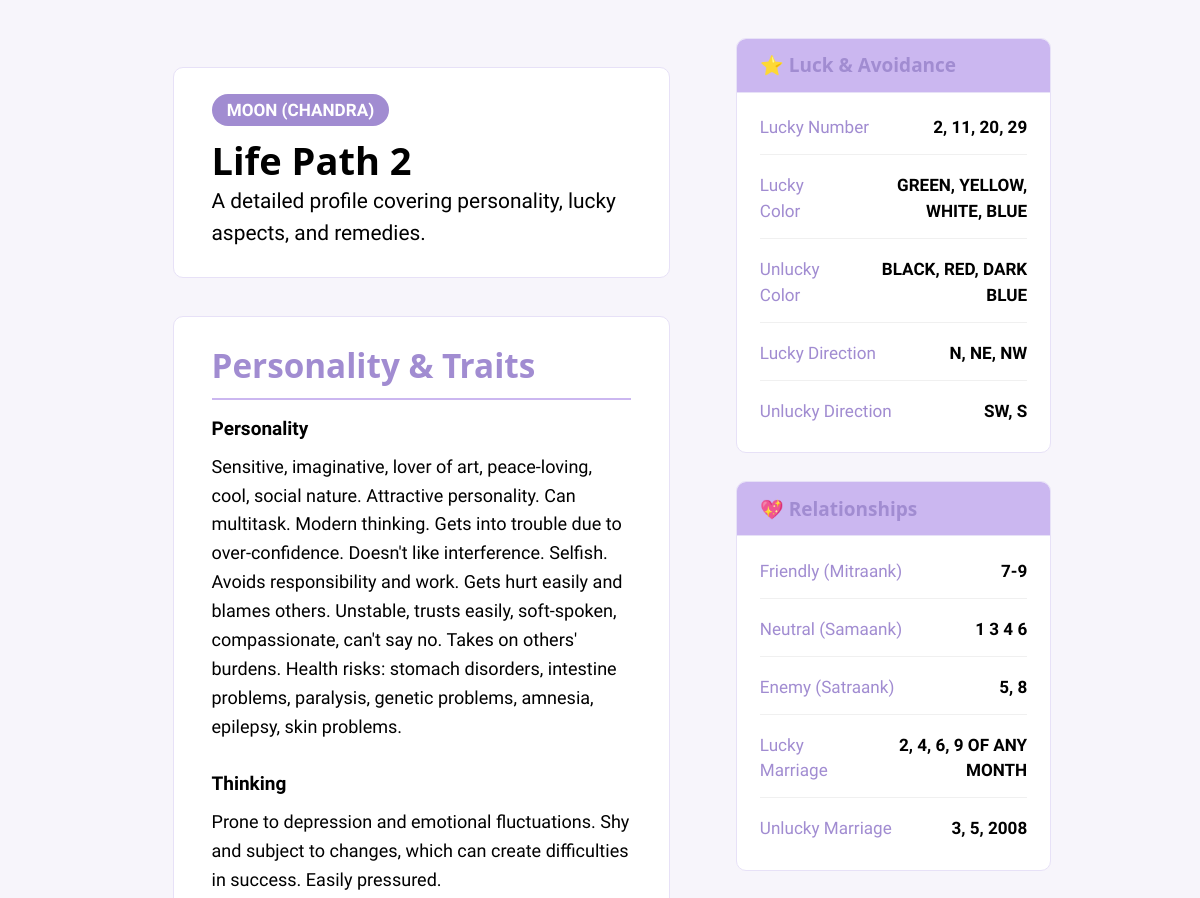
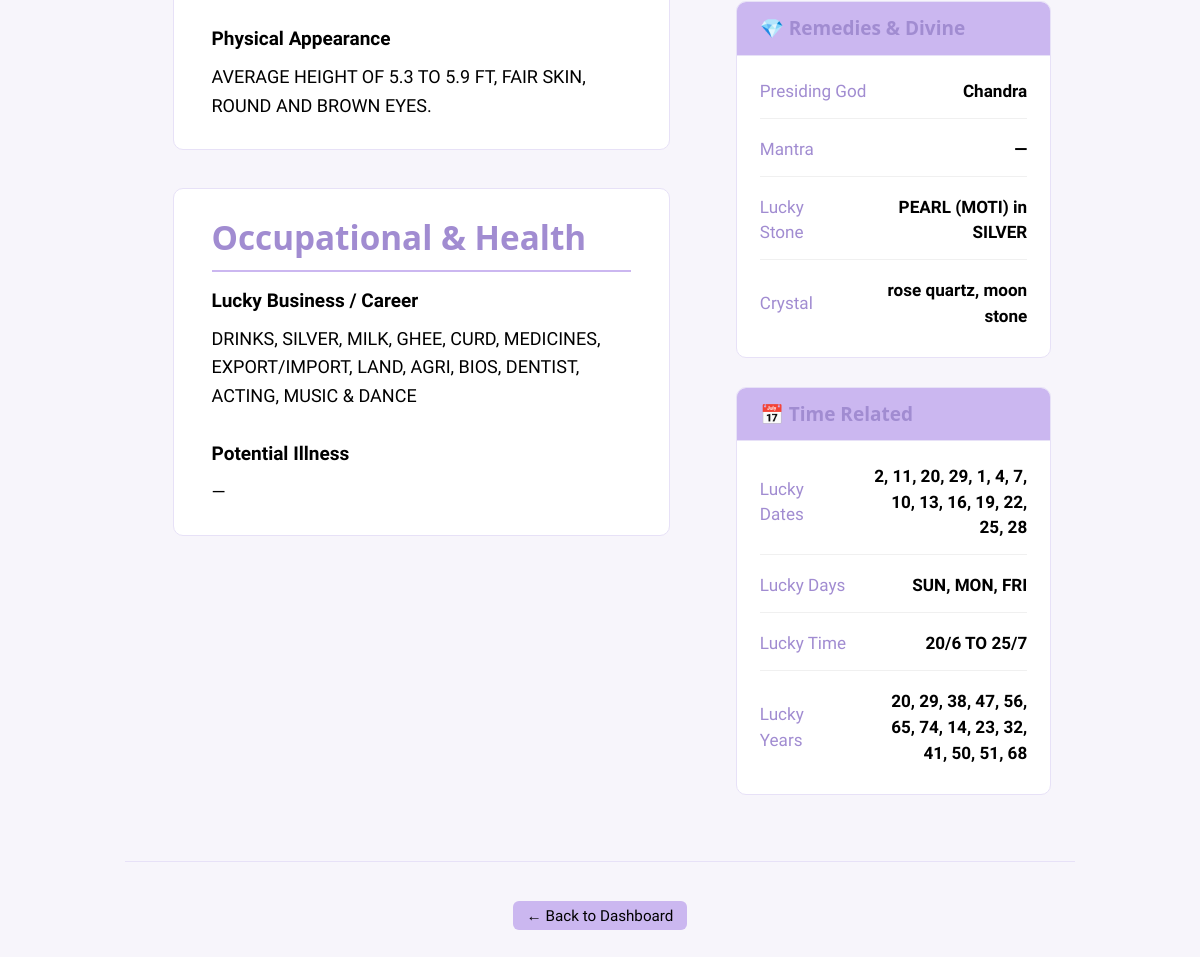
The page /numerology/details/life-path/2 on the database its author committed (2 pictures, top to bottom).
### numerology_app/models.py (models this page shows)
class LifePath(db.Model):
    __tablename__ = "life_path"
    id = db.Column(db.Integer, primary_key=True)
    number = db.Column(db.String(5), nullable=False, unique=True)
    lucky_date = db.Column(db.String(50))
    lucky_years = db.Column(db.String(100))
    lucky_time = db.Column(db.String(50))
    lucky_days = db.Column(db.String(50))
    lucky_no = db.Column(db.String(10))
    lucky_color = db.Column(db.String(50))
    unlucky_color = db.Column(db.String(50))
    lucky_direction = db.Column(db.String(50))
    unlucky_direction = db.Column(db.String(50))
    lucky_business = db.Column(db.Text)
    lucky_marriage = db.Column(db.Text)
    unlucky_marriage = db.Column(db.Text)
    mitraank = db.Column(db.String(10))
    samaank = db.Column(db.String(10))
    satraank = db.Column(db.String(10))
    personality = db.Column(db.Text)
    height = db.Column(db.String(50))
    thinking = db.Column(db.Text)
    planet = db.Column(db.String(50))
    illness = db.Column(db.Text)
    crystal = db.Column(db.String(50))
    mantra = db.Column(db.String(100))
    stone = db.Column(db.String(50))
    god = db.Column(db.String(50))

### numerology_app/routes/numerology_details.py (the view)
@numerology_details_bp.route("/life-path/<int:number>")
def life_path_detail(number):
    data = LifePath.query.filter_by(number=str(number)).first()
    return render_template("numerology/details/life_path.html", number=number, data=data)

### numerology_app/templates/numerology/details/life_path.html (shortened to what this page needs)
{% extends "base.html" %}
{% block content %}
<div class="profile-container">
  <main class="profile-main">
    <div class="profile-header">
      <span class="planet-badge">{{ data.planet or "Unknown Planet" }}</span>
      <h1>Life Path {{ number }}</h1>
      <p>A detailed profile covering personality, lucky aspects, and remedies.</p>
    </div>
    <section class="profile-section">
      <h2>Personality & Traits</h2>
      <div class="description-block">
        <strong>Personality</strong>
        <p>{{ data.personality or "—" }}</p>
      </div>
      <div class="description-block">
        <strong>Thinking</strong>
        <p>{{ data.thinking or "—" }}</p>
      </div>
       <div class="description-block">
        <strong>Physical Appearance</strong>
        <p>{{ data.height or "—" }}</p>
      </div>
    </section>
    <section class="profile-section">
      <h2>Occupational & Health</h2>
      <div class="description-block">
        <strong>Lucky Business / Career</strong>
        <p>{{ data.lucky_business or "—" }}</p>
      </div>
      <div class="description-block">
        <strong>Potential Illness</strong>
        <p>{{ data.illness or "—" }}</p>
      </div>
    </section>
  </main>
  <aside class="profile-sidebar">
    <div class="sidebar-card">
      <h3>⭐ Luck & Avoidance</h3>
      <ul class="detail-list">
        <li><strong>Lucky Number</strong><span>{{ data.lucky_no or "—" }}</span></li>
        <li><strong>Lucky Color</strong><span>{{ data.lucky_color or "—" }}</span></li>
        <li><strong>Unlucky Color</strong><span>{{ data.unlucky_color or "—" }}</span></li>
        <li><strong>Lucky Direction</strong><span>{{ data.lucky_direction or "—" }}</span></li>
        <li><strong>Unlucky Direction</strong><span>{{ data.unlucky_direction or "—" }}</span></li>
      </ul>
    </div>
    <div class="sidebar-card">
      <h3>💖 Relationships</h3>
      <ul class="detail-list">
        <li><strong>Friendly (Mitraank)</strong><span>{{ data.mitraank or "—" }}</span></li>
        <li><strong>Neutral (Samaank)</strong><span>{{ data.samaank or "—" }}</span></li>
        <li><strong>Enemy (Satraank)</strong><span>{{ data.satraank or "—" }}</span></li>
        <li><strong>Lucky Marriage</strong><span>{{ data.lucky_marriage or "—" }}</span></li>
        <li><strong>Unlucky Marriage</strong><span>{{ data.unlucky_marriage or "—" }}</span></li>
      </ul>
    </div>
    <div class="sidebar-card">
      <h3>💎 Remedies & Divine</h3>
      <ul class="detail-list">
        <li><strong>Presiding God</strong><span>{{ data.god or "—" }}</span></li>
        <li><strong>Mantra</strong><span>{{ data.mantra or "—" }}</span></li>
        <li><strong>Lucky Stone</strong><span>{{ data.stone or "—" }}</span></li>
        <li><strong>Crystal</strong><span>{{ data.crystal or "—" }}</span></li>
      </ul>
    </div>
    <div class="sidebar-card">
      <h3>📅 Time Related</h3>
      <ul class="detail-list">
        <li><strong>Lucky Dates</strong><span>{{ data.lucky_date or "—" }}</span></li>
        <li><strong>Lucky Days</strong><span>{{ data.lucky_days or "—" }}</span></li>
        <li><strong>Lucky Time</strong><span>{{ data.lucky_time or "—" }}</span></li>
        <li><strong>Lucky Years</strong><span>{{ data.lucky_years or "—" }}</span></li>
      </ul>
    </div>
  </aside>
</div>
<footer class="detail-footer">
  <a href="{{ url_for('numerology.numerology_home') }}" class="secondary compact-button">← Back to Dashboard</a>
</footer>
{% endblock %}

### numerology_app/static/css/custom.css (style rules this page uses)
:root { color-scheme: light !important; --pico-background-color: #ffffff !important; --pico-color: #a18cd1 !important; --color-bg: #F7F5FB; --color-surface: #FFFFFF; --color-accent: #A18CD1; --color-accent-light: #CBB7F0; --color-border: #E7E1F7; --color-hover: #917BC5; --color-text: #000000; --radius: 10px; --shadow: 0 2px 8px rgba(0, 0, 0, 0.06); --pico-form-element-background-color: var(--color-surface); --pico-form-element-border-color: var(--color-border); --pico-form-element-color: #333333; }
html, body { height: 100%; background-color: var(--color-bg); font-family: 'Funnel Sans', sans-serif; color: var(--color-text); margin: 0; padding: 0; }
main { width: 100%; padding: 1.5rem; box-sizing: border-box; }
h1, h2, h3, h4 { color: var(--color-accent); font-weight: 600; margin-top: 0; margin-bottom: 0.75rem; }
a { color: var(--color-accent); text-decoration: none; }
button, .compact-button, .secondary { border: none; border-radius: 6px; padding: 0.45rem 0.9rem; font-family: inherit; font-weight: 500; cursor: pointer; transition: all 0.2s ease-in-out; white-space: nowrap; }
.compact-button { background-color: var(--color-accent); color: white; }
.secondary { font-size: 0.8rem; padding: 0.3rem 0.7rem; background-color: var(--color-accent-light); color: var(--color-text); }

### numerology_app/templates/numerology/details/life_path.html (style rules this page uses)
.profile-container { display: flex; flex-wrap: wrap; gap: 2rem; padding: 1rem; max-width: 1400px; margin: 0 auto; align-items: flex-start; }
.profile-main { flex: 2; min-width: 400px; }
.profile-header { background: var(--color-surface); border: 1px solid var(--color-border); border-radius: var(--radius); padding: 1.5rem 2rem; box-shadow: var(--shadow-sm); margin-bottom: 2rem; }
.planet-badge { background-color: var(--color-accent); color: white; padding: 0.3rem 0.8rem; border-radius: 99px; font-size: 0.9rem; font-weight: 600; }
.profile-header h1 { margin-top: 0.75rem; margin-bottom: 0.25rem; color: var(--color-text); }
.profile-header p { color: var(--color-text-secondary); font-size: 1.1rem; margin: 0; }
.profile-section { background: var(--color-surface); border: 1px solid var(--color-border); border-radius: var(--radius); padding: 1.5rem 2rem; box-shadow: var(--shadow-sm); margin-bottom: 2rem; }
.profile-section h2 { margin-top: 0; padding-bottom: 0.75rem; border-bottom: 2px solid var(--color-accent-light); color: var(--color-accent); }
.description-block { margin-bottom: 1.5rem; }
.description-block:last-child { margin-bottom: 0; }
.description-block strong { display: block; margin-bottom: 0.5rem; font-size: 1rem; color: var(--color-text); font-weight: 600; }
.description-block p { margin: 0; font-size: 0.95rem; color: var(--color-text-secondary); line-height: 1.6; white-space: pre-wrap; }
.profile-sidebar { flex: 1; min-width: 320px; position: sticky; top: 1rem; max-height: 95vh; overflow-y: auto; padding-right: 5px; }
.sidebar-card { background: var(--color-surface); border: 1px solid var(--color-border); box-shadow: var(--shadow-sm); border-radius: var(--radius); margin-bottom: 1.5rem; overflow: hidden; }
.sidebar-card h3 { margin: 0; padding: 0.8rem 1.2rem; font-size: 1rem; color: var(--color-accent); background: var(--color-accent-light); border-bottom: 1px solid var(--color-border); }
.detail-list { list-style: none; padding: 0.5rem 1.2rem; margin: 0; }
.detail-list li { display: flex; justify-content: space-between; align-items: center; padding: 0.7rem 0; border-bottom: 1px solid #f0f0f0; font-size: 0.9rem; }
.detail-list li:last-child { border-bottom: none; }
.detail-list li strong { color: var(--color-text-secondary); font-weight: 500; margin-right: 1rem; }
.detail-list li span { text-align: right; color: var(--color-text); font-weight: 600; word-break: break-word; flex-shrink: 0; max-width: 60%; }
.detail-footer { width: 100%; text-align: center; margin-top: 1rem; padding-top: 2rem; border-top: 1px solid var(--color-border); }
.compact-button { margin: 0 0.5rem; }

### rows shown on the page
LifePath: planet "MOON (CHANDRA)", personality "Sensitive, imaginative, lover of art, peace-loving, cool, social nature. Attractive personality. Can multitask. Modern thinking. Gets into trouble due to over-confidence. Doesn't like interference. Selfish. Avoids responsibility and work. Gets hurt easily and blames others. Unstable, trusts easily, soft-spoken, compassionate, can't say no. Takes on others' burdens. Health risks: stomach disorders, intestine problems, paralysis, genetic problems, amnesia, epilepsy, skin problems.", thinking "Prone to depression and emotional fluctuations. Shy and subject to changes, which can create difficulties in success. Easily pressured.", height "AVERAGE HEIGHT OF 5.3 TO 5.9 FT, FAIR SKIN, ROUND AND BROWN EYES.", lucky_business "DRINKS, SILVER, MILK, GHEE, CURD, MEDICINES, EXPORT/IMPORT, LAND, AGRI, BIOS, DENTIST, ACTING, MUSIC & DANCE", illness "—", lucky_no "2, 11, 20, 29", lucky_color "GREEN, YELLOW, WHITE, BLUE", unlucky_color "BLACK, RED, DARK BLUE", lucky_direction "N, NE, NW", unlucky_direction "SW, S", mitraank "7-9", samaank "1 3 4 6", satraank "5, 8", lucky_marriage "2, 4, 6, 9 OF ANY MONTH", unlucky_marriage "3, 5, 2008", god "Chandra", mantra "—", stone "PEARL (MOTI) in SILVER", crystal "rose quartz, moon stone", lucky_date "2, 11, 20, 29, 1, 4, 7, 10, 13, 16, 19, 22, 25, 28", lucky_days "SUN, MON, FRI", lucky_time "20/6 TO 25/7", lucky_years "20, 29, 38, 47, 56, 65, 74, 14, 23, 32, 41, 50, 51, 68"

### other values the page prints
{{ number }} "2"
